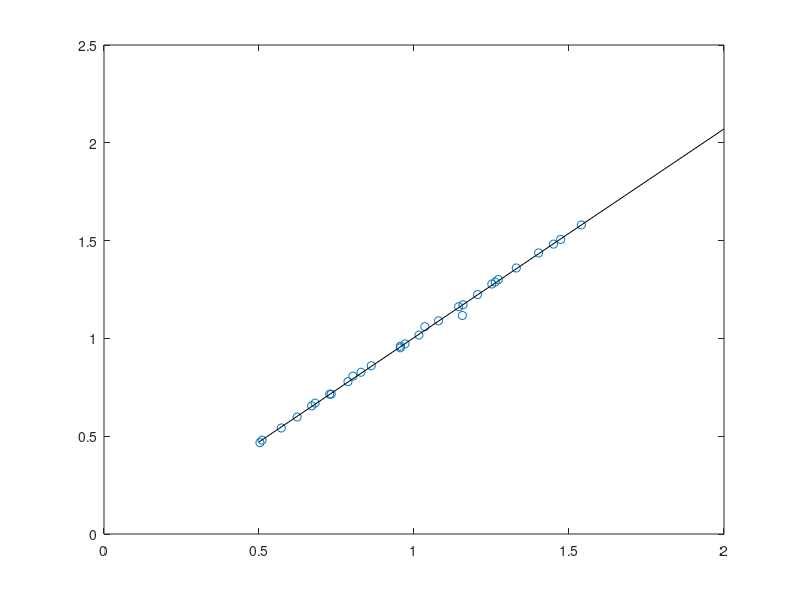

Write the MATLAB code that produced this figure.
function [P_flow, flows ] = psap_pnnl_flow_ref;
% This function encapsulates measurements of the PSAP AAF front-panel flow and a TSI 4100 connected in series.
% We'll reference the flows reported by AAF PSAP, PNNL PSAP, and AAF TAP to
% this single flow meter.  While not absolutely calibrated it should remove
% relative calibration differences, especially since they were all operated
% at the same fixed nominal flow rate of 1 LPM.  
% This validity of this approach depends on whether the PSAP front panel
% values are equivalent to what is reported in the PSAP serial datastream.
% I have visually verified that this is indeed the case.

flows = [...
1.035 1.06
0.803 0.807
0.681 0.669
0.51 0.48
0.572 0.542
0.670 0.655
0.829 0.827
0.971 0.972
1.079 1.09
1.156 1.117
1.272 1.301
1.158 1.172
1.262 1.288
1.45 1.482
1.54 1.58
1.473 1.506
1.402 1.437
1.33 1.36
1.251 1.278
1.205 1.224
1.144 1.162
0.956 0.96
0.862 0.86
0.787 0.779
0.728 0.715
0.503 0.467
0.623 0.598
0.733 0.715
0.956 0.952
1.016 1.017
];

P_flow_lin = polyfit(flows(:,1), flows(:,2), 1);
% P_flow_quad = polyfit(flows(:,1), flows(:,2), 3);
lims = [0.5, 2];
figure; plot(flows(:,1), flows(:,2), 'o', lims, polyval(P_flow_lin,lims), 'k-');  
P_flow = P_flow_lin; 
end
